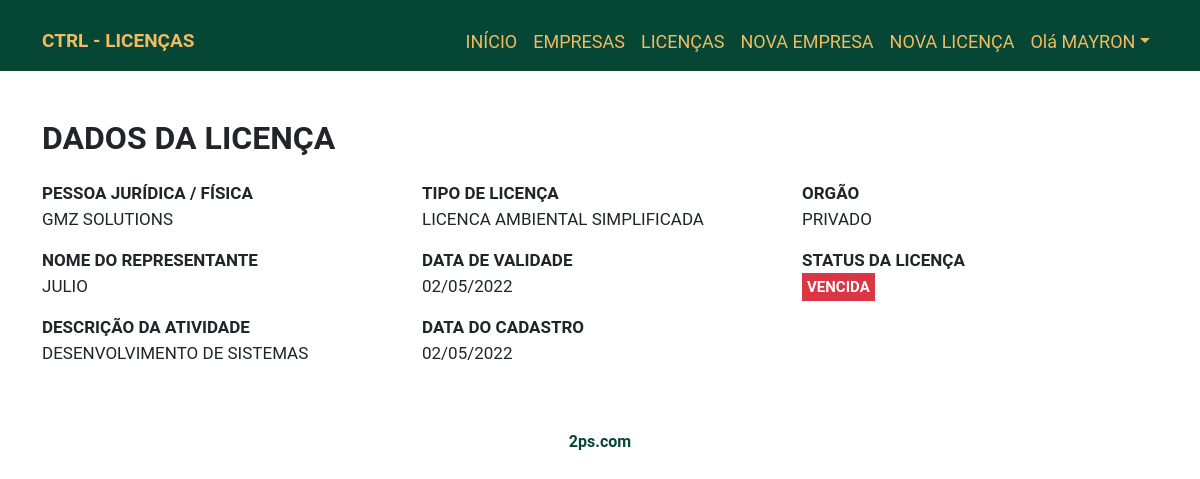
/detailsLicense.php?id_license=1 (signed in), run on the app's committed database.
### tables this page shows
CREATE TABLE `license` (
  `id_license` int(11) NOT NULL AUTO_INCREMENT,
  `id_company` int(11) NOT NULL,
  `type_license` varchar(200) NOT NULL,
  `expiration_date` date DEFAULT NULL,
  `activity` varchar(200) NOT NULL,
  `organ` varchar(200) NOT NULL,
  `insert_date` timestamp NOT NULL DEFAULT CURRENT_TIMESTAMP ON UPDATE CURRENT_TIMESTAMP,
  PRIMARY KEY (`id_license`),
  KEY `license_FK` (`id_company`),
  CONSTRAINT `license_FK` FOREIGN KEY (`id_company`) REFERENCES `company` (`id_company`)
);

CREATE TABLE `company` (
  `id_company` int(11) NOT NULL AUTO_INCREMENT,
  `nameCompany` varchar(45) NOT NULL,
  `nameRepresentative` varchar(150) DEFAULT NULL,
  PRIMARY KEY (`id_company`)
);

### detailsLicense.php (the view, shortened to what this page needs)
<!DOCTYPE html>
<html lang="en">
<head>
    <link rel="stylesheet" href="assets/css/bootstrap.min.css">
    <link rel="stylesheet" href="assets/css/style.css">
</head>
<body>
    <?php include_once 'header.php'?>
    <section>
        <div class="container">
            <div class="row">
                <div class="col-lg-12">
                    <?php
                        $id = filter_input(INPUT_GET, 'id_license');
                        $searchLicensesCompanys = $connectionPDO->query("SELECT company.id_company, company.nameCompany, company.nameRepresentative ,license.id_license, license.type_license, license.expiration_date, license.insert_date ,license.activity, license.organ FROM license, company  WHERE license.id_company = company.id_company AND id_license = $id");
                        if($searchLicensesCompanys->rowCount() > 0){
                            $listLicenses = $searchLicensesCompanys->fetch(PDO::FETCH_ASSOC);?>
                            <div class="row format-text">
                                <h2 class="text-left mt-5 mb-4">DADOS DA LICENÇA</h2>
                                <div class="col-lg-4">
                                    <p><strong>PESSOA JURÍDICA / FÍSICA</strong><br><?=$listLicenses['nameCompany'];?></p>
                                    <p><strong>NOME DO REPRESENTANTE</strong><br><?=$listLicenses['nameRepresentative'];?></p>
                                    <p><strong>DESCRIÇÃO DA ATIVIDADE</strong><br><?=$listLicenses['activity'];?></p>
                                </div>
                                <div class="col-lg-4">
                                    <p><strong>TIPO DE LICENÇA</strong><br><?=$listLicenses['type_license'];?></p>
                                    <p><strong>DATA DE VALIDADE</strong><br><?=date('d/m/Y', strtotime($listLicenses['expiration_date']));?></p>
                                    <p><strong>DATA DO CADASTRO</strong><br><?=date('d/m/Y', strtotime($listLicenses['insert_date']));?></p>
                                </div>
                                <div class="col-lg-4">
                                    <p><strong>ORGÃO</strong><br><?=($listLicenses['organ']);?></p>
                                    <p><strong>STATUS DA LICENÇA</strong><br>
                                        <?php
                                            $expirationDate = strtotime($listLicenses['expiration_date']);
                                            $days=ceil(($expirationDate-time())/60/60/24);
                                            if($days >= 30 && $listLicenses['type_license'] == 'LICENÇA CORPO DE BOMBEIRO'){?>
                                               <span class="status-licenca-dentro-do-prazo">DENTRO DO PRAZO</span>
                                            <?php }elseif($days > 1 && $days <= 30  && $listLicenses['type_license'] == 'LICENÇA CORPO DE BOMBEIRO'){?>
                                                <span class="status-licenca-atencao-prazo">ATENÇÃO PRAZO</span>
                                            <?php }elseif($days < 1 && $listLicenses['type_license'] == 'LICENÇA CORPO DE BOMBEIRO'){?>
                                                <span class="status-licenca-prazo-vencido">VENCIDA</span>
                                            <?php }elseif($days <= 120){ ?>
                                                <span class="status-licenca-prazo-vencido">VENCIDA</span>
                                            <?php }elseif($days > 120 && $days <= 140 ){?>
                                                <span class="status-licenca-atencao-prazo">ATENÇÃO PRAZO</span>
                                            <?php } elseif($days > 140 ){?>
                                                <span class="status-licenca-dentro-do-prazo">DENTRO DO PRAZO</span>
                                            <?php }
                                        ?>
                                    </p>
                                </div>
                            </div>
                     <?php }
                    ?>
                </div>
            </div>
        </div>
    </section>
    <?php include_once 'footer.php'?>
</body>
</html>

### header.php (shortened to what this page needs)
<header>
    <nav class="navbar navbar-expand-sm navbar-dark" style="background-color:#064635">
        <div class="container">
            <a class="navbar-brand" href="index.php">CTRL - LICENÇAS</a>
            <nav class="collapse navbar-collapse justify-content-end" id="collapsibleNavbar">
                <ul class="navbar-nav">
                    <li class="nav-item">
                        <a class="nav-link" href="index.php">INÍCIO</a>
                    </li>
                    <li class="nav-item">
                        <a class="nav-link" href="listCompany.php">EMPRESAS</a>
                    </li>
                    <li class="nav-item">
                        <a class="nav-link" href="listLicense.php">LICENÇAS</a>
                    </li>
                    <li class="nav-item">
                        <a class="nav-link" href="registerCompany.php">NOVA EMPRESA</a>
                    </li>
                    <li class="nav-item">
                        <a class="nav-link" href="registerLicense.php">NOVA LICENÇA</a>
                    </li>
                    <li class="nav-item dropdown">
                        <a class="nav-link dropdown-toggle" data-bs-toggle="dropdown" href="#" role="button" aria-expanded="false"><?php echo 'Olá ' .$_SESSION['name'] ?></a>
                    </li>
                </ul>
            </nav>
        </div>
    </nav>
</header>

### footer.php
<footer>
    <div class="container">
        <dvi class="row  mt-5">
            <div class="col-lg-12">
                <p class="text-center">2ps.com</p>
            </div>
        </dvi>
    </div>
</footer>

### assets/css/style.css (style rules this page uses)
body { font-family: 'Roboto', sans-serif; background-color: none; }
.navbar a, .navbar-brand { color: #F0BB62; font-size: 19px; margin-top: 12px; }
.navbar a.navbar-brand { color: #F0BB62; font-weight: bold; }
.navbar-expand-sm .navbar-nav > li > a { font-size: 18px; margin-top: 12px; }
.navbar-expand-sm .navbar-nav .nav-link { color: #F0BB62; }
footer p { color: #064635; font-weight:bolder; }
.format-text p { font-size: 17px; }
.format-text h2 { font-weight: bold; }
.status-licenca-prazo-vencido { padding:5px; color: #FFF; background-color: #dc3545; font-weight: bolder; font-size: 15px; }

### data on the page
license: id_company.nameCompany "GMZ SOLUTIONS", id_company.nameRepresentative "JULIO", activity "DESENVOLVIMENTO DE SISTEMAS", type_license "LICENCA AMBIENTAL SIMPLIFICADA", expiration_date "02/05/2022", insert_date "02/05/2022", organ "PRIVADO"

### other printed values
$_SESSION['name'] "MAYRON"
